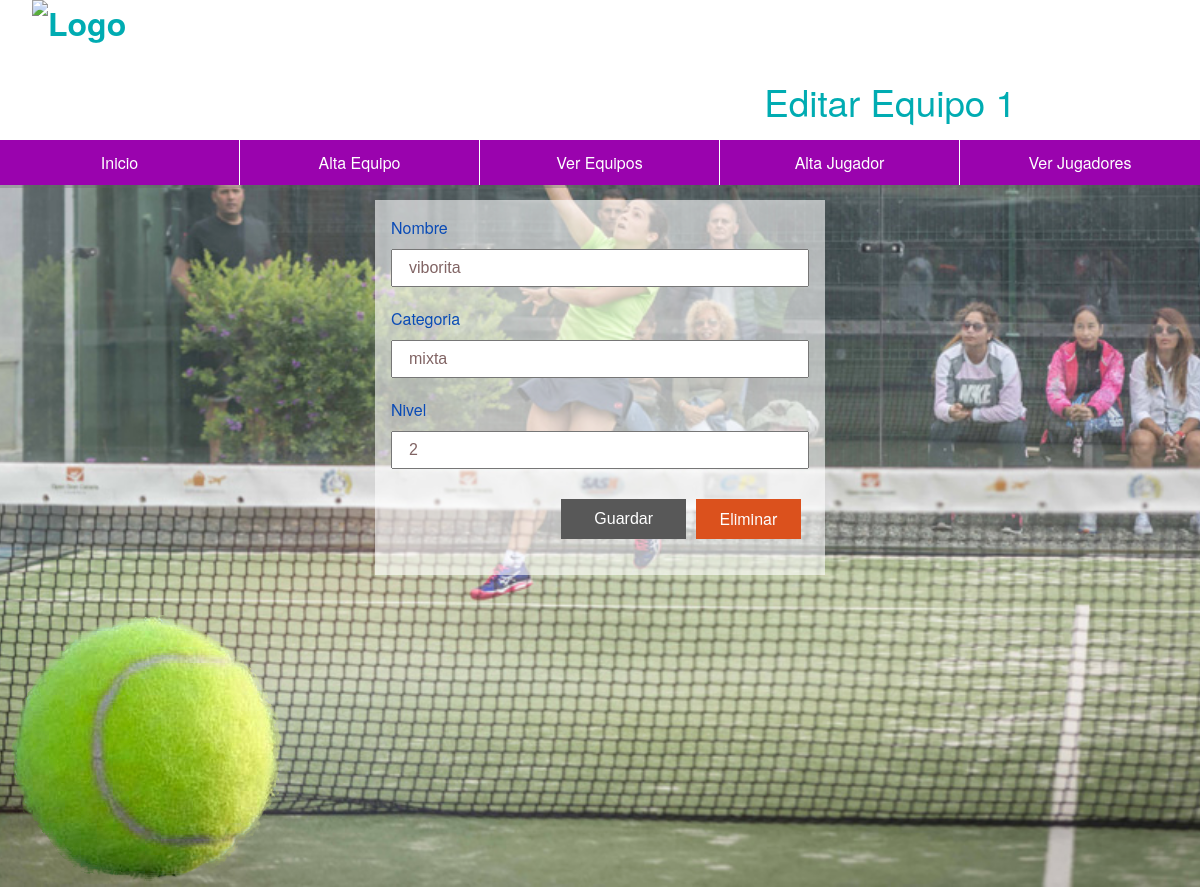
The app's page /editar_Equipo.php?id=1 with its own data.
### tables this page shows
CREATE TABLE `equipos` (
  `id` int(2) NOT NULL,
  `nombre` varchar(30) NOT NULL,
  `categoria` varchar(10) NOT NULL,
  `nivel` int(1) NOT NULL
);

### bbdd/BaseDeDatos.php (called while the page is built, shortened)
<?php
class BaseDeDatos{
    public function __construct($servidor,$usuario,$password,$db,$puerto,$tipo){
        $this->servidor = $servidor;
        $this->usuario = $usuario;
        $this->password = $password;
        $this->db = $db;
        $this->puerto = $puerto;
    }
}
?>

### bbdd/DBMySql.php (called while the page is built, shortened)
<?php
class DBMySql extends BaseDeDatos{
    protected $conexion;
    public function __construct($servidor,$usuario,$password,$db,$puerto=3306){
            $this->conexion = mysqli_connect($this->servidor.':'.$this->puerto,$this->usuario,$this->password);
                mysqli_select_db($this->conexion,$this->db);
    }
    public function setQuery($query){
        return $this->idConsulta =mysqli_query($this->conexion,$query);
    }
}
?>

### editar_Equipo.php (the view, shortened to what this page needs)
<?php
include("funciones.php");
$menu = menu(0);
if(isset($_GET['id'])){
    $id = $_GET['id'];
}
$resultado = cargarEquipo($id);
$nombre = $resultado['nombre'];
$categoria = $resultado['categoria'];
$nivel = $resultado['nivel'];
?>
<!DOCTYPE html>
<html lang="en">
<head>
    <link rel="stylesheet" href="css.css">
</head>
<body>
    <header>
        <h1>
            <img src="images/logo2.png" alt="Logo"/>
        </h1>
        <h2>Editar Equipo <?= $id ?> </h2>
    </header>
    <nav>
        <ul>
            <?= $menu ?>
        </ul>
    </nav>
    <form method="post" action="funciones.php">
        <label for="nombre">Nombre</label>
        <input type="text" name="nombre" id="Nombre" value="<?= $nombre ?>"/>
        <label for="categoria">Categoria</label>
        <input type="text" name="categoria" id="Categoria" value="<?= $categoria ?>"/>
        <label for="nivel">Nivel</label>
        <input type="text" name="nivel" id="Nivel" value="<?= $nivel ?>"/>
        <input type="submit" value="Guardar" name="editar" class="boton_editar"/>
        <a href="funciones.php?borrar= <?= $id ?>" class="borrar">Eliminar</a>
    </form>
    <article id="equipos">
            <img src="images/bola.png" alt="bola"/>
    </article>
</body>
</html>

### css.css (style rules this page uses)
* { margin:0; padding:0; }
body { font-family:Gotham, "Helvetica Neue", Helvetica, Arial, sans-serif; background:url(images/alexia.png) no-repeat center fixed; background-size:cover; }
header { min-height:160px; background:#fff; }
header h1 { float:left; margin-left:1em; color:rgb(0, 172, 178); }
header img { height:150px; }
h2 { float:right; color:rgb(0, 172, 178); font-size:2.3em; font-weight:lighter; margin-right:5em; margin-top:75px; }
nav { width:100%; margin-top:-20px; float:left; border-bottom:3px solid rgba(98,98,98,0.30) }
nav ul { width:100%; list-style:none; }
section, form { width:50%; max-width:450px; background:rgba(255,255,255,0.60); margin:40px auto; padding:1em; box-sizing:border-box; }
form label, form input, form select { width:100%; font-size:1em; }
form label { color:rgba(10,75,182,1.00); }
form input { padding:0.5em 1em; box-sizing:border-box; margin:10px 0 20px 0; color:#816464; }
form input[type=submit] { width:30%; height:40px; font-size:1em; border:none; background:#585858; color:#fff; float:right; text-align:center; cursor: pointer; }
input.boton_editar { float: left !important; margin-left:170px; }
.borrar, .borrarJugador { width: 25%; height: 40px; font-size: 1em; border: none; background: rgba(219,81,29,1.00); color:#fff; margin-right: 2%; display:block; text-align:center; line-height: 40px; float: right; margin-top: 10px; text-decoration: none; }

### records on screen
equipos: nombre "viborita", categoria "mixta", nivel "2"

### other values on screen
$id "1"
